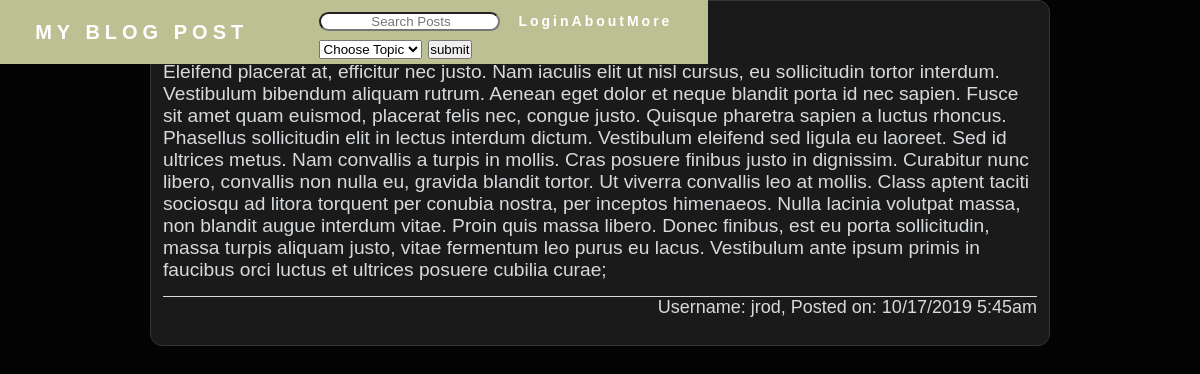
The app's page /posting.php?id=5 with its own data.
### tables this page shows
CREATE TABLE `post` (
  `postid` int(11) NOT NULL,
  `title` varchar(50) NOT NULL,
  `body` varchar(5000) NOT NULL,
  `postdate` datetime NOT NULL,
  `topicName` varchar(30) NOT NULL,
  `username` varchar(15) NOT NULL
);

### posting.php (the view, shortened to what this page needs)
<!DOCTYPE html>
<html>
<head>
  <link rel="stylesheet" href="css/reset.css">
  <link rel="stylesheet" href="css/main.css">
  <link rel="stylesheet" href="">
</head>
<body>
  <?php
  include 'header.php';
  $postid = "";
  if ($_SERVER["REQUEST_METHOD"] == "GET") {
    $postid = $_GET["id"] ?? "none";
  }
  if ($postid != "" && $postid != "none") {
    $postQry = "SELECT * FROM post WHERE postid=?";
    $result = $pdo->prepare($postQry);
    $result->execute(array($postid));
    if ($result->rowCount() != 0) {
      while ($row = $result->fetch()) {
        echo '<div id="' . $row['postid'] . '" class="post">';
        echo '<h3 class="post_title">' . $row['title'] . '</h3>';
        echo '<p class="post_content">' . $row['body'] . '</p>';
        $postdate = date_create($row['postdate']);
        echo '<p class="post_information">Username: ' . $row['username'] . ', Posted on: ' . date_format($postdate, 'm/d/Y g:ia') . '</p>';
        echo '</div>';
      }
    } else {
      echo "<p>No postings match this id</p>";
    }
  } else {
    echo "<p>Invalid post request</p>";
    echo "<a href='main.php'>Click to return to postings</a>";
  }
  ?>
</body>
</html>

### css/main.css (style rules this page uses)
body { font-size: 150%; color: #d7dadc; background-color: #030303; }
.post_title { text-decoration: underline; margin-bottom: 20px; }
.post_content { font-size: 80%; }
.post_information { text-align: end; font-size: 75%; border-top: 1px solid #d7dadc; margin-top: 15px; }
.post { border: 1px solid #343536; background-color: #1a1a1b; width: 75%; margin-left: auto; margin-right: auto; padding: 0.5em; border-radius: 0.5em; }

### css/header.css (style rules this page uses)
* { margin: 0px; padding: 0px; box-sizing: border-box; }

### records on screen
post: body "Eleifend placerat at, efficitur nec justo. Nam iaculis elit ut nisl cursus, eu sollicitudin tortor interdum. Vestibulum bibendum aliquam rutrum. Aenean eget dolor et neque blandit porta id nec sapien. Fusce sit amet quam euismod, placerat felis nec, congue justo. Quisque pharetra sapien a luctus rhoncus. Phasellus sollicitudin elit in lectus interdum dictum. Vestibulum eleifend sed ligula eu laoreet. Sed id ultrices metus. Nam convallis a turpis in mollis. Cras posuere finibus justo in dignissim. Curabitur nunc libero, convallis non nulla eu, gravida blandit tortor. Ut viverra convallis leo at mollis. Class aptent taciti sociosqu ad litora torquent per conubia nostra, per inceptos…", username "jrod", postdate "10/17/2019 5:45am"
